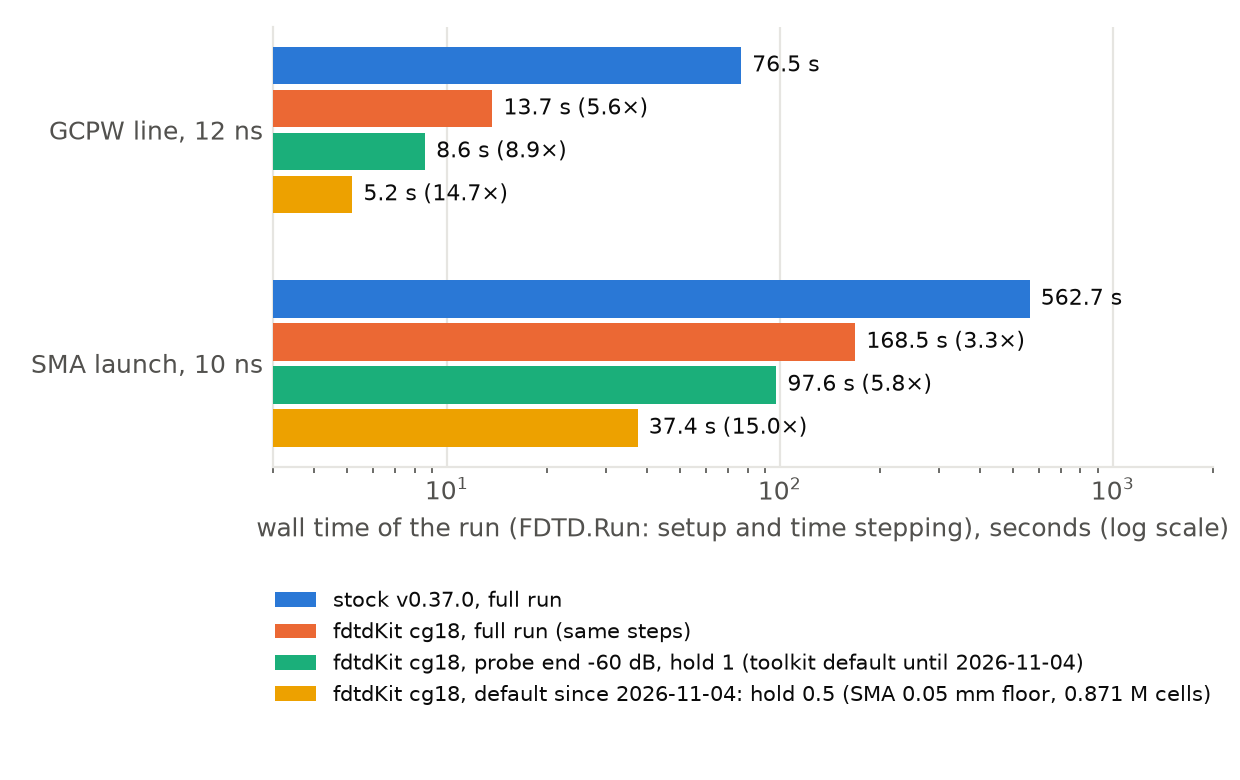

Recreate this plot in Python.
"""Wall time of a complete rfsim run of the two boards, timed around the toolkit's FDTD.Run call (operator setup and time
stepping; the Python model build and CalcPort are not included). Every value is the "run" column of
results/rfsim_e2e_2026-11-03.txt (measured 2026-11-03, one run each, snapshot cg18 and stock v0.37.0, meshes built
by the toolkit as it was that day): stock v0.37.0 full run (G_stock, S_stock; 4 and 8 threads, the toolkit's counts for
a stock library), fdtdKit full run with the same steps (G_off, S_off), fdtdKit with probe end -60 dB, hold 1 (G_60, S_60;
the toolkit's default until 2026-11-04), and the shortest setting tested, the toolkit's
default since 2026-11-04: probe end -60 dB, hold 0.5 (G_60h; the GCPW line has no mesh
floor) and, on the SMA launch, also the 0.05 mm mesh floor (M_05h, 0.871 M cells). Same model and Gaussian pulse in
every bar. Factor = stock time / time."""
import matplotlib.pyplot as plt
from style import *
rows = [("GCPW line, 12 ns", [76.5, 13.7, 8.6, 5.2]),        # G_stock, G_off, G_60, G_60h
        ("SMA launch, 10 ns", [562.7, 168.5, 97.6, 37.4])]   # S_stock, S_off, S_60, M_05h
lab = ["stock v0.37.0, full run", "fdtdKit cg18, full run (same steps)",
       "fdtdKit cg18, probe end -60 dB, hold 1 (toolkit default until 2026-11-04)",
       "fdtdKit cg18, default since 2026-11-04: hold 0.5 (SMA 0.05 mm floor, 0.871 M cells)"]
n, h, gap, step = len(lab), 0.2, 0.03, 1.25
fig, ax = plt.subplots(figsize=(6.2, 3.9))
for r, (nm, v) in enumerate(rows):
    yc = (len(rows) - 1 - r) * step
    for j, x in enumerate(v):
        y = yc + ((n - 1) / 2 - j) * (h + gap)
        ax.barh(y, x, height=h, color=C[j], zorder=3, label=lab[j] if r == 0 else None)
        t = f"{x:g} s" if j == 0 else f"{x:g} s ({v[0] / x:.1f}×)"
        ax.text(x * 1.08, y, t, va="center", fontsize=8, color=INK)
ax.set_xscale("log"); ax.set_xlim(3, 2000)
ax.set_yticks([(len(rows) - 1 - r) * step for r in range(len(rows))]); ax.set_yticklabels([r[0] for r in rows])
ax.set_xlabel("wall time of the run (FDTD.Run: setup and time stepping), seconds (log scale)"); clean(ax, "x")
ax.legend(frameon=False, loc="upper center", bbox_to_anchor=(0.5, -0.24), ncol=1, fontsize=7.5)
save(fig, "fig_runtime")
